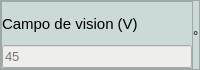
                            <widget class="QFrame" name="visionField_3">
                             <property name="maximumSize">
                              <size>
                               <width>250</width>
                               <height>70</height>
                              </size>
                             </property>
                             <property name="styleSheet">
                              <string notr="true">background-color: rgb(203, 218, 216);</string>
                             </property>
                             <property name="frameShape">
                              <enum>QFrame::StyledPanel</enum>
                             </property>
                             <property name="frameShadow">
                              <enum>QFrame::Raised</enum>
                             </property>
                             <layout class="QHBoxLayout" name="horizontalLayout_87">
                              <property name="spacing">
                               <number>0</number>
                              </property>
                              <property name="leftMargin">
                               <number>0</number>
                              </property>
                              <property name="topMargin">
                               <number>0</number>
                              </property>
                              <property name="rightMargin">
                               <number>0</number>
                              </property>
                              <property name="bottomMargin">
                               <number>0</number>
                              </property>
                              <item>
                               <widget class="QFrame" name="visionField_4">
                                <property name="maximumSize">
                                 <size>
                                  <width>200</width>
                                  <height>16777215</height>
                                 </size>
                                </property>
                                <property name="frameShape">
                                 <enum>QFrame::StyledPanel</enum>
                                </property>
                                <property name="frameShadow">
                                 <enum>QFrame::Raised</enum>
                                </property>
                                <layout class="QVBoxLayout" name="verticalLayout_121">
                                 <property name="spacing">
                                  <number>0</number>
                                 </property>
                                 <property name="leftMargin">
                                  <number>0</number>
                                 </property>
                                 <property name="topMargin">
                                  <number>0</number>
                                 </property>
                                 <property name="rightMargin">
                                  <number>0</number>
                                 </property>
                                 <property name="bottomMargin">
                                  <number>0</number>
                                 </property>
                                 <item>
                                  <widget class="QLabel" name="vision_field_label_2">
                                   <property name="font">
                                    <font>
                                     <pointsize>11</pointsize>
                                    </font>
                                   </property>
                                   <property name="styleSheet">
                                    <string notr="true">color: rgb(0, 0, 0);</string>
                                   </property>
                                   <property name="text">
                                    <string>Campo de vision (V)</string>
                                   </property>
                                  </widget>
                                 </item>
                                 <item>
                                  <widget class="QLineEdit" name="vision_field_text_2">
                                   <property name="font">
                                    <font>
                                     <pointsize>10</pointsize>
                                    </font>
                                   </property>
                                   <property name="styleSheet">
                                    <string notr="true">background-color: rgb(238, 238, 236);</string>
                                   </property>
                                   <property name="placeholderText">
                                    <string>45</string>
                                   </property>
                                  </widget>
                                 </item>
                                </layout>
                               </widget>
                              </item>
                              <item>
                               <widget class="QLabel" name="vision_field_label_4">
                                <property name="font">
                                 <font>
                                  <pointsize>10</pointsize>
                                 </font>
                                </property>
                                <property name="styleSheet">
                                 <string notr="true">color: rgb(0, 0, 0);</string>
                                </property>
                                <property name="text">
                                 <string>°</string>
                                </property>
                               </widget>
                              </item>
                             </layout>
                            </widget>
